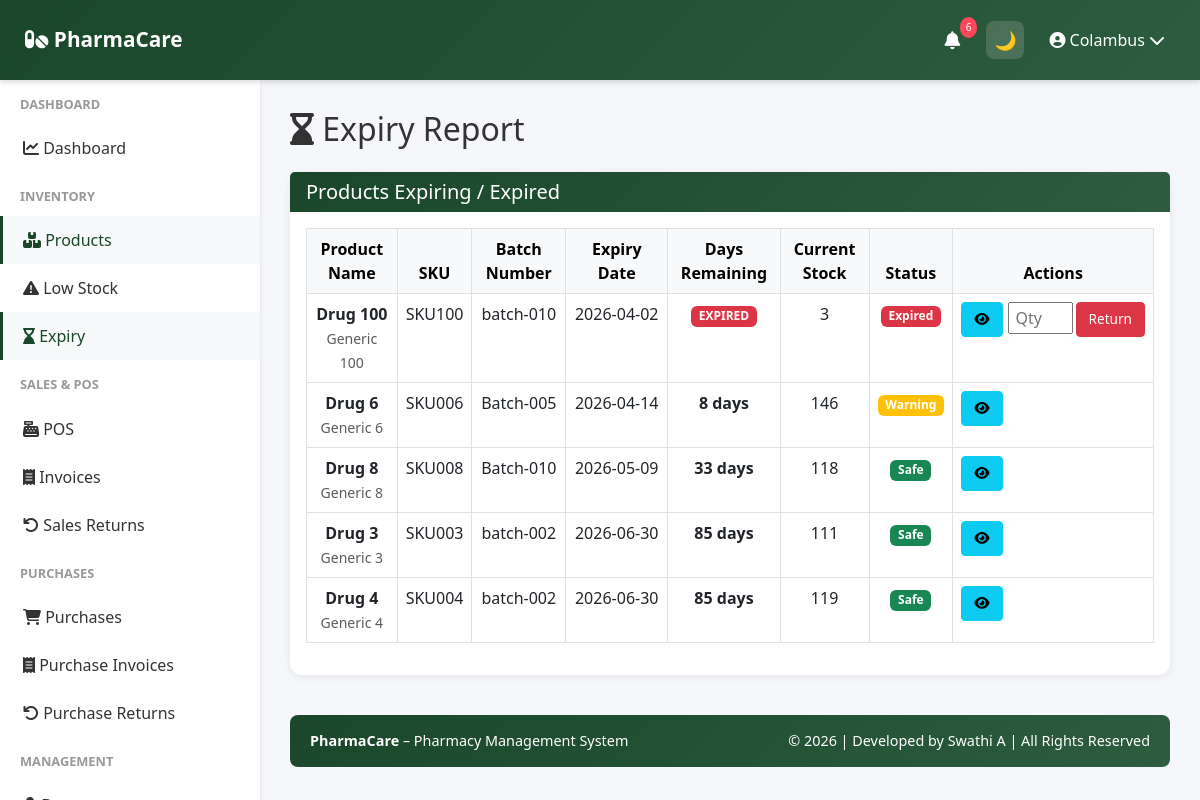
The page /inventory/expiry-report (signed in) on the database its author committed.
### app/models.py (models this page shows, shortened)
class User(UserMixin, db.Model):
    __tablename__ = 'user'
    id = db.Column(db.Integer, primary_key=True)
    company_id = db.Column(db.Integer, db.ForeignKey('company.id'), nullable=False)
    role = db.Column(db.String(20), default='manager')
    username = db.Column(db.String(255), unique=True, nullable=False)
    password_hash = db.Column(db.String(255), nullable=False)
    is_active = db.Column(db.Boolean, default=True)
    last_login = db.Column(db.DateTime)
    created_date = db.Column(db.DateTime, default=datetime.utcnow)
    updated_date = db.Column(db.DateTime, default=datetime.utcnow, onupdate=datetime.utcnow)
    company = db.relationship('Company', back_populates='user')

class Product(db.Model):
    __tablename__ = 'product'
    id = db.Column(db.Integer, primary_key=True)
    company_id = db.Column(db.Integer, db.ForeignKey('company.id'), nullable=False)
    product_name = db.Column(db.String(255), nullable=False)
    generic_name = db.Column(db.String(255))
    brand = db.Column(db.String(255))
    category = db.Column(db.String(100), nullable=False)
    manufacturer = db.Column(db.String(255))
    batch_number = db.Column(db.String(100))
    barcode = db.Column(db.String(100), unique=True)
    sku = db.Column(db.String(100), unique=True, nullable=False)
    purchase_price = db.Column(db.Float, nullable=False)
    selling_price = db.Column(db.Float, nullable=False)
    mrp = db.Column(db.Float, nullable=False)
    tax_percentage = db.Column(db.Float, default=0)
    manufacturing_date = db.Column(db.DateTime)
    expiry_date = db.Column(db.DateTime)
    quantity = db.Column(db.Integer, default=0)
    minimum_stock_level = db.Column(db.Integer, default=10)
    reorder_level = db.Column(db.Integer, default=20)
    prescription_required = db.Column(db.Boolean, default=False)
    description = db.Column(db.Text)
    image_path = db.Column(db.String(500))
    created_date = db.Column(db.DateTime, default=datetime.utcnow)
    updated_date = db.Column(db.DateTime, default=datetime.utcnow, onupdate=datetime.utcnow)
    is_active = db.Column(db.Boolean, default=True)
    company = db.relationship('Company', back_populates='products')
    stock_movements = db.relationship('StockMovement', back_populates='product', cascade='all, delete-orphan')
    sale_items = db.relationship('SaleItem', back_populates='product', cascade='all, delete-orphan')
    purchase_items = db.relationship('PurchaseItem', back_populates='product', cascade='all, delete-orphan')
    category_id = db.Column(db.Integer, db.ForeignKey('category.id'))
    unit_id = db.Column(db.Integer, db.ForeignKey('unit.id'))
    category_rel = db.relationship('Category', back_populates='products')
    unit_rel = db.relationship('Unit', back_populates='products')

### app/routes/inventory.py (the view)
@inventory_bp.route('/expiry-report')
@login_required
def expiry_report():
    days = request.args.get('days', 90, type=int)
    today = datetime.utcnow().date()
    end_date = today + timedelta(days=days)
    products = Product.query.filter(
        Product.company_id == current_user.company_id,
        Product.expiry_date != None,
        Product.expiry_date <= end_date,   # ✅ includes past + future
        Product.is_active == True
    ).order_by(Product.expiry_date).all()
    products_info = []
    for p in products:
        if p.expiry_date:
            days_left = (p.expiry_date.date() - today).days  # 🔥 negative = past
        else:
            days_left = None
        products_info.append({
            "product": p,
            "expiry_date": p.expiry_date,
            "days_left": days_left
        })
    return render_template(
        "inventory/expiry_report.html",
        products_info=products_info
    )

### app/templates/inventory/expiry_report.html (shortened to what this page needs)
{% extends "base.html" %}
{% block content %}
<h2 class="mb-4">
    <i class="fas fa-hourglass-end"></i> Expiry Report
</h2>
{% if products_info %}
<div class="card">
    <div class="card-header">
        <h5 class="mb-0">Products Expiring / Expired</h5>
    </div>
    <div class="card-body">
        <div class="table-responsive">
            <table class="table table-hover table-bordered">
                <thead class="table-light text-center">
                    <tr>
                        <th>Product Name</th>
                        <th>SKU</th>
                        <th>Batch Number</th>
                        <th>Expiry Date</th>
                        <th>Days Remaining</th>
                        <th>Current Stock</th>
                        <th>Status</th>
                        <th>Actions</th>
                    </tr>
                </thead>
                <tbody>
                    {% for item in products_info %}
                    {% set product = item.product %}
                    {% set days_left = item.days_left %}
                    <tr>
                        <td class="text-center">
                            <strong>{{ product.product_name }}</strong><br>
                            <small class="text-muted">{{ product.generic_name or '' }}</small>
                        </td>
                        <td class="text-center">{{ product.sku }}</td>
                        <td class="text-center">{{ product.batch_number or 'N/A' }}</td>
                        <td class="text-center" style="white-space: nowrap;">
    {{ item.expiry_date.strftime('%Y-%m-%d') if item.expiry_date else 'N/A' }}
                        </td>
                        <td class="text-center">
                            {% if days_left is not none and days_left > 0 %}
                            <strong>{{ days_left }} days</strong>
                            {% else %}
                            <span class="badge bg-danger">EXPIRED</span>
                            {% endif %}
                        </td>
                        <td class="text-center">
                         {{ product.quantity }}
                         </td>
                        <td class="text-center">
    {% if days_left is not none %}
        {% if days_left < 0 %}
            <span class="badge bg-danger">Expired</span>
        {% elif days_left == 0 %}
            <span class="badge bg-danger">Expires Today</span>
        {% elif days_left <= 7 %}
            <span class="badge bg-danger">Critical</span>
        {% elif days_left <= 30 %}
            <span class="badge bg-warning">Warning</span>
        {% else %}
            <span class="badge bg-success">Safe</span>
        {% endif %}
    {% endif %}
</td>
                        <td>
    <div style="display:flex; gap:5px; align-items:center;">
        <a href="{{ url_for('inventory.product_detail', product_id=product.id) }}"
           class="btn btn-sm btn-info">
            <i class="fas fa-eye"></i>
        </a>
        {% if days_left is not none and days_left < 0 %}
        <form method="POST"
              action="{{ url_for('inventory.return_expired') }}"
              style="display:flex; gap:3px;">
            <input type="number"
                   name="quantity"
                   min="1"
                   max="{{ product.quantity }}"
                   placeholder="Qty"
                   style="width:65px; height:32px; padding:2px 6px;"
                   required>
            <button class="btn btn-sm btn-danger">
                Return
            </button>
        </form>
        {% endif %}
    </div>
</td>
                    </tr>
                    {% endfor %}
                </tbody>
            </table>
        </div>
    </div>
</div>
{% else %}
<div class="alert alert-success">
    <i class="fas fa-check-circle"></i> No products found for the selected expiry filter.
</div>
{% endif %}
{% endblock %}

### app/templates/base.html (shortened to what this page needs)
<!doctype html>
<html lang="en" data-theme="light">
  <head>
    <link
      href="https://cdn.jsdelivr.net/npm/bootstrap@5.3.0/dist/css/bootstrap.min.css"
      rel="stylesheet"
    />
    <link
      rel="stylesheet"
      href="https://cdnjs.cloudflare.com/ajax/libs/font-awesome/6.4.0/css/all.min.css"
    />
  </head>
  <body>
   <nav class="navbar">
  <a class="navbar-brand" href="{{ url_for('dashboard.dashboard') }}">
    <i class="fas fa-pills"></i> PharmaCare
  </a>
  <div class="navbar-right">
    <div class="nav-icon dropdown">
      <a href="#" data-bs-toggle="dropdown">
        <i class="fas fa-bell"></i>
        <span id="alert-badge" class="notification-badge">3</span>
      </a>
    </div>
    <button id="themeToggle" class="nav-icon">
      🌙
    </button>
    <div class="user-menu-navbar dropdown">
      <a href="#" data-bs-toggle="dropdown">
        <i class="fas fa-user-circle"></i>
        {{ current_user.username }}
        <i class="fas fa-chevron-down"></i>
      </a>
    </div>
  </div>
</nav>
    {% if current_user.is_authenticated %}
    <div class="sidebar">
      <nav class="nav flex-column">
        {% if current_user.company and current_user.company.company_name ==
        'Platform Admin' %}
        <div class="nav-section-title">Admin</div>
        <a
          class="nav-link {% if 'admin/companies' in request.path %}active{% endif %}"
          href="{{ url_for('admin.companies_list') }}"
        >
          <i class="fas fa-building"></i> Companies
        </a>
        <a class="nav-link" href="{{ url_for('auth.profile') }}">
          <i class="fas fa-cog"></i> Settings
        </a>
        {% else %}
        <div class="nav-section-title">Dashboard</div>
        <a
          class="nav-link {% if request.endpoint == 'dashboard.dashboard' %}active{% endif %}"
          href="{{ url_for('dashboard.dashboard') }}"
        >
          <i class="fas fa-chart-line"></i> Dashboard
        </a>
        <div class="nav-section-title">Inventory</div>
        <a
          class="nav-link {% if 'inventory' in request.path %}active{% endif %}"
          href="{{ url_for('inventory.products_list') }}"
        >
          <i class="fas fa-boxes"></i> Products
        </a>
        <a
          class="nav-link {% if request.endpoint == 'inventory.low_stock_report' %}active{% endif %}"
          href="{{ url_for('inventory.low_stock_report') }}"
        >
          <i class="fas fa-exclamation-triangle"></i> Low Stock
        </a>
        <a
          class="nav-link {% if request.endpoint == 'inventory.expiry_report' %}active{% endif %}"
          href="{{ url_for('inventory.expiry_report') }}"
        >
          <i class="fas fa-hourglass-end"></i> Expiry
        </a>
        <div class="nav-section-title">Sales & POS</div>
        <a
          class="nav-link {% if request.endpoint == 'sales.pos' %}active{% endif %}"
          href="{{ url_for('sales.pos') }}"
        >
          <i class="fas fa-cash-register"></i> POS
        </a>
        <a
          class="nav-link {% if 'invoices' in request.path %}active{% endif %}"
          href="{{ url_for('sales.invoices_list') }}"
        >
          <i class="fas fa-receipt"></i> Invoices
        </a>
        <a
          class="nav-link {% if request.endpoint == 'sales.sales_returns_list' %}active{% endif %}"
          href="{{ url_for('sales.sales_returns_list') }}"
        >
          <i class="fas fa-undo"></i> Sales Returns
        </a>
<div class="nav-section-title">Purchases</div>
<a
  class="nav-link {% if request.endpoint == 'purchases.purchases_list' %}active{% endif %}"
  href="{{ url_for('purchases.purchases_list') }}"
>
  <i class="fas fa-shopping-cart"></i> Purchases
</a>
<a
  class="nav-link {% if 'purchases' in request.path %}active{% endif %}"
  href="{{ url_for('purchases.purchases_list') }}"
>
  <i class="fas fa-receipt"></i> Purchase Invoices
</a>
<a
  class="nav-link {% if request.endpoint == 'purchases.returns_list' %}active{% endif %}"
  href="{{ url_for('purchases.returns_list') }}"
>
  <i class="fas fa-undo"></i> Purchase Returns
</a>
        <div class="nav-section-title">Management</div>
        <a
          class="nav-link {% if 'doctors' in request.path %}active{% endif %}"
          href="{{ url_for('doctors.doctors_list') }}"
        >
        </a>
        {% endif %}
      </nav>
    </div>
    {% endif %}
    <div
      class="{% if current_user.is_authenticated %}main-content{% else %}auth-page{% endif %}"
    >
       {% block content %}{% endblock %}
      <footer class="footer text-center">
        <div class="row">
          <div class="col-md-6 text-md-start">
            <strong>PharmaCare</strong> – Pharmacy Management System
          </div>
          <div class="col-md-6 text-md-end">
            © 2026 | Developed by Swathi A | All Rights Reserved
          </div>
        </div>
      </footer>
    </div>
  </body>
</html>

### app/templates/base.html (style rules this page uses)
:root { --primary-color: #1a472a; --secondary-color: #2d5c3f; --danger-color: #dc3545; --success-color: #28a745; --warning-color: #ffc107; --info-color: #17a2b8; --bg-color: #f5f7fa; --text-color: #333; --card-bg: #ffffff; --sidebar-bg: #ffffff; }
body { font-family: "Segoe UI", Tahoma, Geneva, Verdana, sans-serif; background: var(--bg-color); color: var(--text-color); }
.navbar { background: linear-gradient(135deg,var(--primary-color),var(--secondary-color)); box-shadow:0 2px 6px rgba(0,0,0,0.15); position:fixed; top:0; left:0; width:100%; height: 80px; z-index:1000; display:flex; align-items:center; justify-content:space-between; padding:0 25px; }
.navbar-brand { font-weight:600; font-size:1.3rem; }
.navbar-right { display:flex; align-items:center; gap:15px; }
.nav-icon { width:38px; height:38px; display:flex; align-items:center; justify-content:center; border-radius:8px; color:#fff; font-size:18px; cursor:pointer; position:relative; transition:all 0.25s ease; }
.navbar a { color:white !important; text-decoration:none; }
#themeToggle { border:none; background:rgba(255,255,255,0.15); width:38px; height:38px; border-radius:8px; display:flex; align-items:center; justify-content:center; font-size:18px; cursor:pointer; }
.navbar .fa-bell { color:white; }
.notification-badge { position:absolute; top:-4px; right:-6px; background:#ff4757; color:white; font-size:10px; padding:3px 6px; border-radius:50%; }
.user-menu-navbar { display:flex; align-items:center; gap:8px; color:white; font-weight:500; cursor:pointer; padding:6px 10px; border-radius:8px; transition:all 0.25s ease; }
.sidebar { background: var(--sidebar-bg); box-shadow:0 2px 4px rgba(0,0,0,0.1); position:fixed; top:80px; left:0; bottom:0; width:260px; overflow-y:auto; }
.sidebar .nav-link { color:var(--text-color); padding:12px 20px; border-left:3px solid transparent; transition:.3s; }
.sidebar .nav-link:hover, .sidebar .nav-link.active { background:#f8f9fa; border-left-color:var(--primary-color); color:var(--primary-color); }
.sidebar .nav-section-title { font-size:.8rem; font-weight:600; color:#999; text-transform:uppercase; padding:15px 20px 10px; }
.main-content { margin-left:260px; margin-top:80px; padding:30px; }
.card, .stat-card { background:var(--card-bg); color:var(--text-color); border:none; border-radius:12px; box-shadow:0 2px 8px rgba(0,0,0,0.08); }
.card-header { background:linear-gradient(135deg,var(--primary-color),var(--secondary-color)); color:#fff; border:none; font-weight:600; }
.btn-sm { padding:6px 12px; font-size:.85rem; }
.footer { background:linear-gradient(135deg,var(--primary-color),var(--secondary-color)); color:#fff; padding:15px 20px; margin-top:40px; border-radius:8px; font-size:.9rem; }

### rows shown on the page
User: username "Colambus"
Product: product_name "Drug 100", generic_name "Generic 100", sku "SKU100", batch_number "batch-010", expiry_date "2026-04-02", quantity "3"
Product: product_name "Drug 6", generic_name "Generic 6", sku "SKU006", batch_number "Batch-005", expiry_date "2026-04-14", quantity "146"
Product: product_name "Drug 8", generic_name "Generic 8", sku "SKU008", batch_number "Batch-010", expiry_date "2026-05-09", quantity "118"
Product: product_name "Drug 3", generic_name "Generic 3", sku "SKU003", batch_number "batch-002", expiry_date "2026-06-30", quantity "111"
Product: product_name "Drug 4", generic_name "Generic 4", sku "SKU004", batch_number "batch-002", expiry_date "2026-06-30", quantity "119"

### other values the page prints
{{ days_left }} "8" "33" "85" "85"
